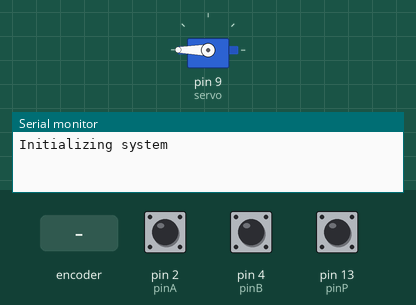
Recording of a sketch running on a simulated Arduino Uno, built with avr-gcc and run on an emulated ATmega328P. Parts: servo, the last lines printed to the serial monitor. Inputs (shaded band) come from the test bench; at power-on: pin 2 (pinA) HIGH, pin 4 (pinB) HIGH, pin 13 (pinP) HIGH.

Above: at 1.2 s.
1.3 s: rotary encoder on pin 2 (pinA) / pin 4 (pinB) turned 2 steps (second pin leading)
At 2.6 s:
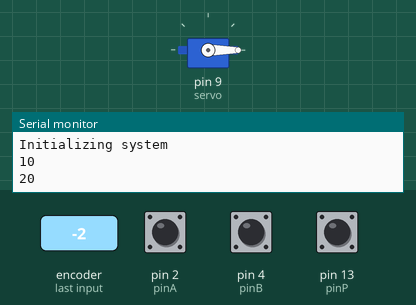
Timing chart, 0 to 4.3 s (numbered marks = the images above; inputs shaded):
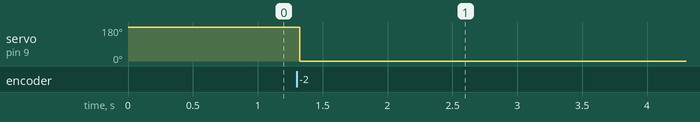

The sketch:

main.ino
```cpp
#include <Servo.h>

#define pinA 2
#define pinB 4
#define pinP 13

int value = 0;

int value_A;
int value_B;

int pressed = 0;
char flag;
Servo servo;

void setup() {
  Serial.begin(9600);
  Serial.println("Initializing system");
  pinMode(pinA, INPUT_PULLUP);
  pinMode(pinB, INPUT_PULLUP);
  pinMode(pinP, INPUT_PULLUP);
  attachInterrupt(digitalPinToInterrupt(pinA), logRotation,FALLING);
  servo.attach(9);
}

void loop() {
    if (flag != 0) {
      if (flag == 1){
        if (value != 180){
          value = value + 10;
          servo.write(value);
        }
        Serial.println(value);

      } else {
        if (value != 0){
          value = value - 10;
          servo.write(value);
        }
        Serial.println(value);
      }
      flag = 0;
    }
    pressed = digitalRead(pinP);
    if (pressed != 0) {
      if (value != 0) {
        servo.write(0);
      } else {
        servo.write(180);
      }
    }
}

void logRotation(){
    value_A = digitalRead(pinA);
    value_B = digitalRead(pinB);

    if (value_A == value_B) {
      flag = 1;
    } else {
      flag = 2;
    }
}
```

Measured:
- after the input at 1.3 s, servo on pin 9 (servo): 180° → 0° at once
